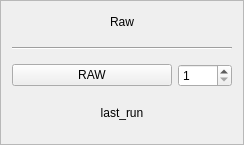
     <widget class="QFrame" name="frame_7">
      <property name="sizePolicy">
       <sizepolicy hsizetype="Minimum" vsizetype="Preferred">
        <horstretch>0</horstretch>
        <verstretch>0</verstretch>
       </sizepolicy>
      </property>
      <property name="minimumSize">
       <size>
        <width>100</width>
        <height>0</height>
       </size>
      </property>
      <property name="frameShape">
       <enum>QFrame::StyledPanel</enum>
      </property>
      <property name="frameShadow">
       <enum>QFrame::Raised</enum>
      </property>
      <layout class="QVBoxLayout" name="verticalLayout_8">
       <item alignment="Qt::AlignHCenter|Qt::AlignVCenter">
        <widget class="QLabel" name="raw_label">
         <property name="sizePolicy">
          <sizepolicy hsizetype="Minimum" vsizetype="Fixed">
           <horstretch>0</horstretch>
           <verstretch>0</verstretch>
          </sizepolicy>
         </property>
         <property name="minimumSize">
          <size>
           <width>60</width>
           <height>20</height>
          </size>
         </property>
         <property name="text">
          <string>Raw</string>
         </property>
         <property name="alignment">
          <set>Qt::AlignCenter</set>
         </property>
        </widget>
       </item>
       <item>
        <widget class="Line" name="line_9">
         <property name="sizePolicy">
          <sizepolicy hsizetype="Minimum" vsizetype="Fixed">
           <horstretch>0</horstretch>
           <verstretch>0</verstretch>
          </sizepolicy>
         </property>
         <property name="minimumSize">
          <size>
           <width>60</width>
           <height>20</height>
          </size>
         </property>
         <property name="orientation">
          <enum>Qt::Horizontal</enum>
         </property>
        </widget>
       </item>
       <item>
        <layout class="QHBoxLayout" name="horizontalLayout_2">
         <item>
          <widget class="QPushButton" name="raw_btn">
           <property name="sizePolicy">
            <sizepolicy hsizetype="Minimum" vsizetype="Fixed">
             <horstretch>0</horstretch>
             <verstretch>0</verstretch>
            </sizepolicy>
           </property>
           <property name="minimumSize">
            <size>
             <width>160</width>
             <height>20</height>
            </size>
           </property>
           <property name="text">
            <string>RAW</string>
           </property>
          </widget>
         </item>
         <item>
          <widget class="QSpinBox" name="raw_runs_spinBox">
           <property name="sizePolicy">
            <sizepolicy hsizetype="Minimum" vsizetype="Minimum">
             <horstretch>0</horstretch>
             <verstretch>0</verstretch>
            </sizepolicy>
           </property>
           <property name="minimumSize">
            <size>
             <width>0</width>
             <height>20</height>
            </size>
           </property>
           <property name="minimum">
            <number>1</number>
           </property>
           <property name="maximum">
            <number>1000</number>
           </property>
          </widget>
         </item>
        </layout>
       </item>
       <item>
        <widget class="QLabel" name="raw_lastrun_label">
         <property name="sizePolicy">
          <sizepolicy hsizetype="Minimum" vsizetype="Minimum">
           <horstretch>0</horstretch>
           <verstretch>0</verstretch>
          </sizepolicy>
         </property>
         <property name="minimumSize">
          <size>
           <width>60</width>
           <height>40</height>
          </size>
         </property>
         <property name="text">
          <string>last_run</string>
         </property>
         <property name="alignment">
          <set>Qt::AlignCenter</set>
         </property>
         <property name="wordWrap">
          <bool>true</bool>
         </property>
        </widget>
       </item>
      </layout>
     </widget>
